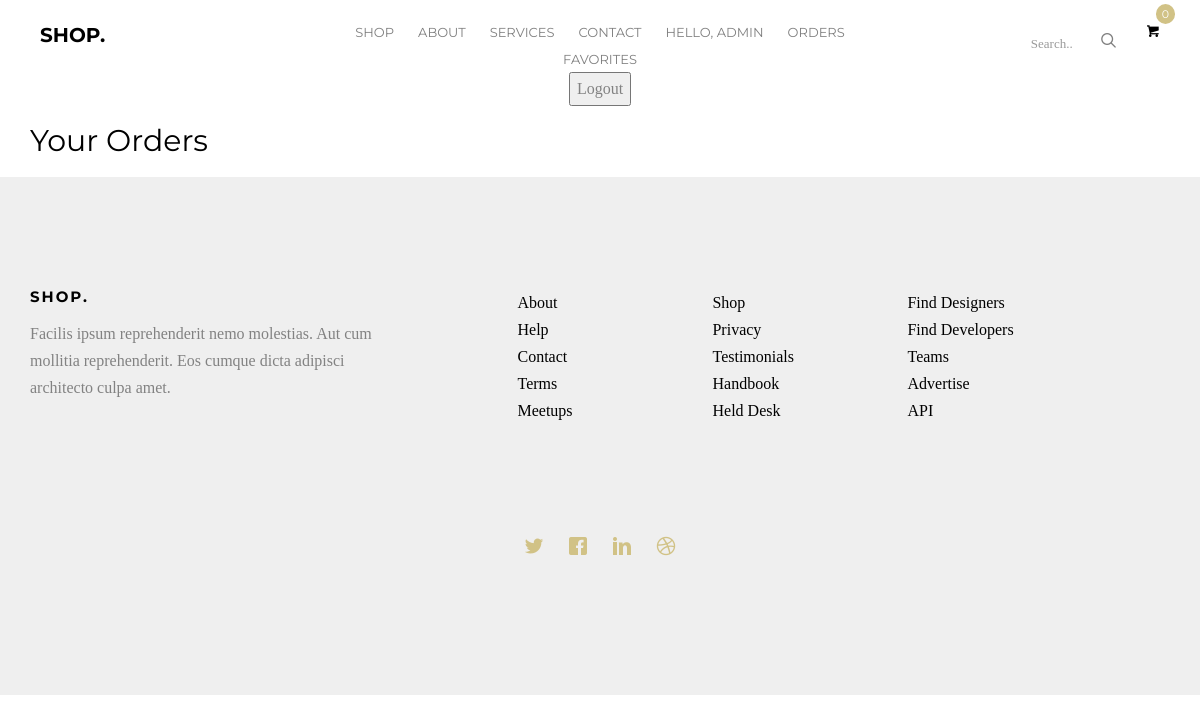
/orders/all/ (signed in), run on an earlier commit of the app's database.
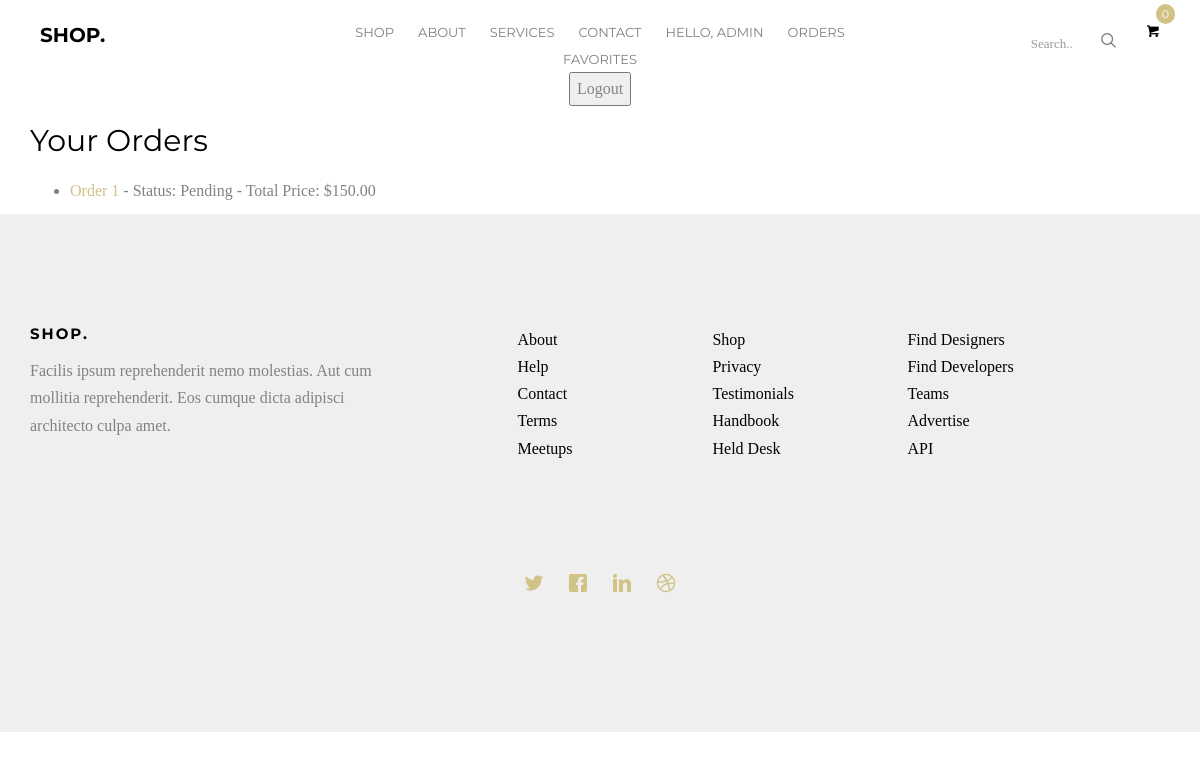
And on a later commit of the database.
### orders/models.py (models this page shows, shortened)
class Order(models.Model):
    STATUS_CHOICES = [
        ('pending', 'Pending'),
        ('processing', 'Processing'),
        ('shipped', 'Shipped'),
        ('delivered', 'Delivered'),
        ('canceled', 'Canceled'),
    ]
    user = models.ForeignKey(settings.AUTH_USER_MODEL, on_delete=models.CASCADE)
    status = models.CharField(max_length=10, choices=STATUS_CHOICES, default='pending')
    total_price = models.DecimalField(max_digits=10, decimal_places=2, default=0.00)
    delivery_address = models.TextField(blank=True, null=True)
    created_at = models.DateTimeField(auto_now_add=True)
    updated_at = models.DateTimeField(auto_now=True)

### orders/views.py (the view)
# urls.py: path('all/', order_list, name='order_list'),
@login_required
def order_list(request):
    orders = Order.objects.filter(user=request.user)
    return render(request, 'orders/order_list.html', {'orders': orders})

### orders/templates/orders/order_list.html
{% extends "base.html" %}
{% load static %}
{% block content %}
<div class="container">
    <h2>Your Orders</h2>
    <ul>
        {% for order in orders %}
            <li>
                <a href="{% url 'order_detail' order.id %}">Order {{ order.id }}</a> - Status: {{ order.get_status_display }} - Total Price: ${{ order.total_price }}
            </li>
        {% endfor %}
    </ul>
</div>
{% endblock %}

What changed in the data, as far as the page shows it:
added Order: id "1", status "Pending", total_price "150.00"
